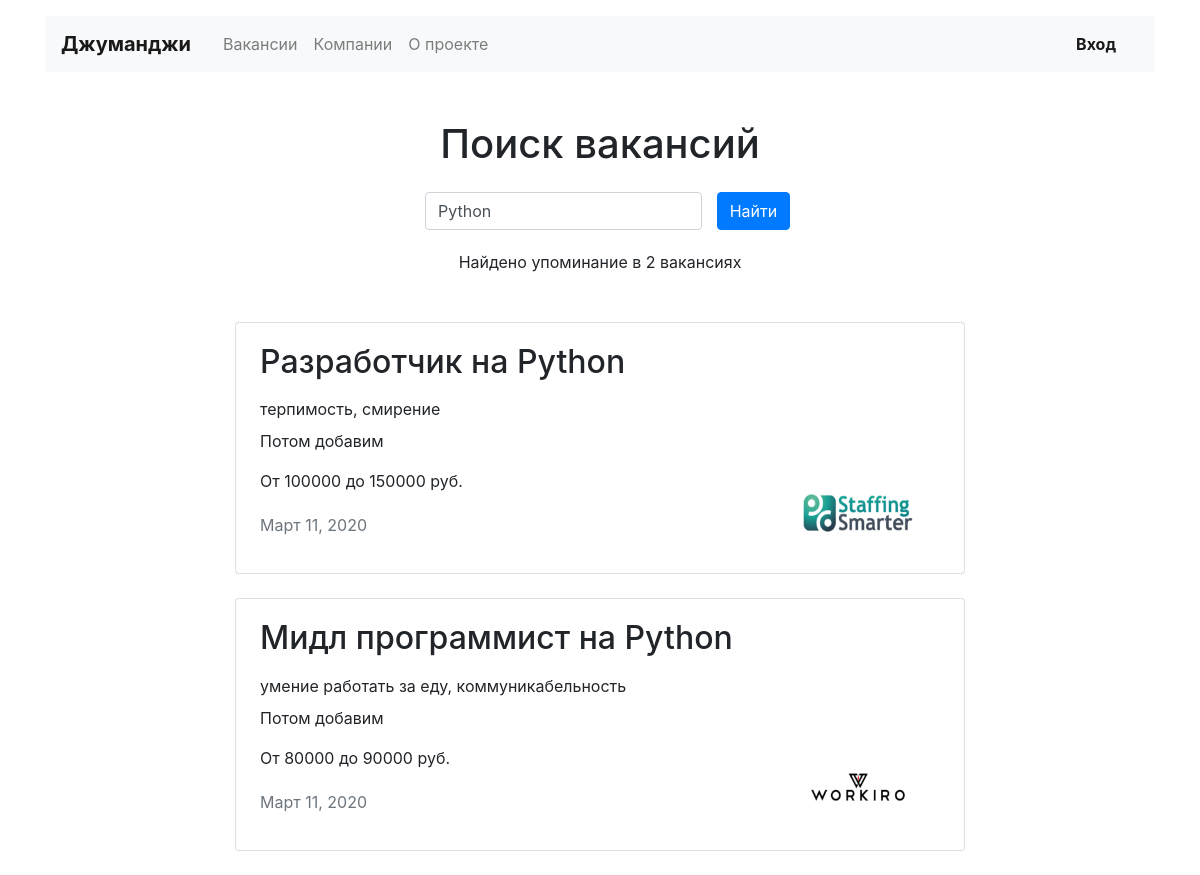
The page /search?s=Python on the database its author committed.
### jumanji/models.py (models this page shows)
class Vacancy(models.Model):
    title = models.CharField(max_length=25)
    skills = models.CharField(max_length=100)
    description = models.CharField(max_length=200)
    salary_min = models.IntegerField()
    salary_max = models.IntegerField()
    published_at = models.DateField()
    specialty = models.ForeignKey(Specialty, on_delete=models.CASCADE, related_name='vacancies', unique=False)
    company = models.ForeignKey(Company, on_delete=models.CASCADE, related_name='vacancies', unique=False)

class Company (models.Model):
    name = models.CharField(max_length=25)
    location = models.CharField(max_length=25)
    logo = models.ImageField(upload_to='logos')
    description = models.CharField(max_length=100)
    employee_count = models.IntegerField()
    owner = models.OneToOneField(User, on_delete=models.CASCADE, related_name="companies", blank=True, null=True)

### jumanji/views.py (the view)
# urls.py: path('search?s=<str:query>', views.search_view, name='search')
def search_view(request, query):
    if request.method == 'POST':
        return HttpResponseRedirect(reverse('search', kwargs={'query': request.POST['search_object']}))
    search_result = models.Vacancy.objects.filter(
        Q(
            title__icontains=query
        ) | Q(
            skills__icontains=query
        ) | Q(
            description__icontains=query
        ) | Q(
            specialty__title__icontains=query
        ) | Q(
            company__name__icontains=query
        )
    )
    count_search_result = search_result.count
    return render(request, 'search.html', context={
        'vacancies': search_result,
        'count_vacancies': count_search_result,
        'query_search_words': query
    })

### templates/search.html (shortened to what this page needs)
{% extends 'base.html' %}
{% block content %}
  <main class="container mt-3">
    <section>
        <h1 class="h1 text-center mt-5 mb-4">Поиск вакансий</h1>
        <div class="row">
            <div class="col-md-7 col-lg-5 col-xl-4 col-sm-8 mx-auto">
              <form class="form-inline mb-3" method="post"> {% csrf_token %}
            <div class="form-group col-8 col-md-10 pl-0">
              <input class="form-control w-100" type="text" maxlength="100" value="{{query_search_words}}" required id="id_search_objects" name="search_object">
            </div>
            <div class="form-group col-4 col-md-2 pl-0">
              <button class="btn btn-primary" type="submit">Найти</button>
            </div>
          </form>
            </div>
        </div>
      {% if count_vacancies > 0 %}
        <p class="text-center pt-1">Найдено упоминание в {{count_vacancies}} вакансиях</p>
      {% elif count_vacancies < 1 %}
        <p class="text-center pt-1">Ничего не найдено</p>
      {% endif %}
      <div class="row mt-5">
        <div class="col-12 col-lg-8 offset-lg-2 m-auto">
          {% include 'list_of_vacancies.html' %}
        </div>
      </div>
    </section>
  </main>
{% endblock %}

### templates/list_of_vacancies.html
{% for vacancy in vacancies %}
<div class="card mb-4">
    <div class="card-body px-4">
        <div class="row">
            <div class="col-12 col-md-8 col-lg-9">
                <h2 class="h2 pb-2">{{vacancy.title}}</h2>
                  <p class="mb-2">{{vacancy.skills}}</p>
                  <p>{{vacancy.description}}</p>
                  <p>От {{vacancy.salary_min}} до {{vacancy.salary_max}} руб.</p>
                  <p class="text-muted pt-1">{{vacancy.published_at}}</p>
            </div>
            <div class="col-12 col-md-4 col-lg-3 d-flex align-items-end">
                <a href="{% url 'one_vacancy' vacancy.id %}"><img src="{{vacancy.company.logo.url}}" width="130" height="80" alt=""></a>
            </div>
        </div>
    </div>
</div>
{% endfor %}

### rows shown on the page
Vacancy: title "Разработчик на Python", skills "терпимость, смирение", description "Потом добавим", salary_min "100000", salary_max "150000", published_at "Март 11, 2020", company.logo (picture)
Vacancy: title "Мидл программист на Python", skills "умение работать за еду, коммуникабельность", description "Потом добавим", salary_min "80000", salary_max "90000", published_at "Март 11, 2020", company.logo (picture)

### other values the page prints
{{ count_vacancies }} "2"
